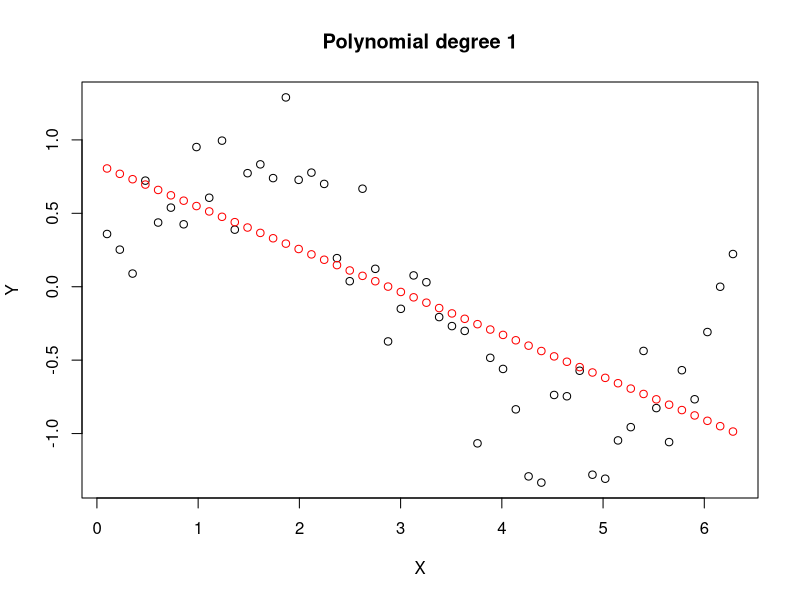
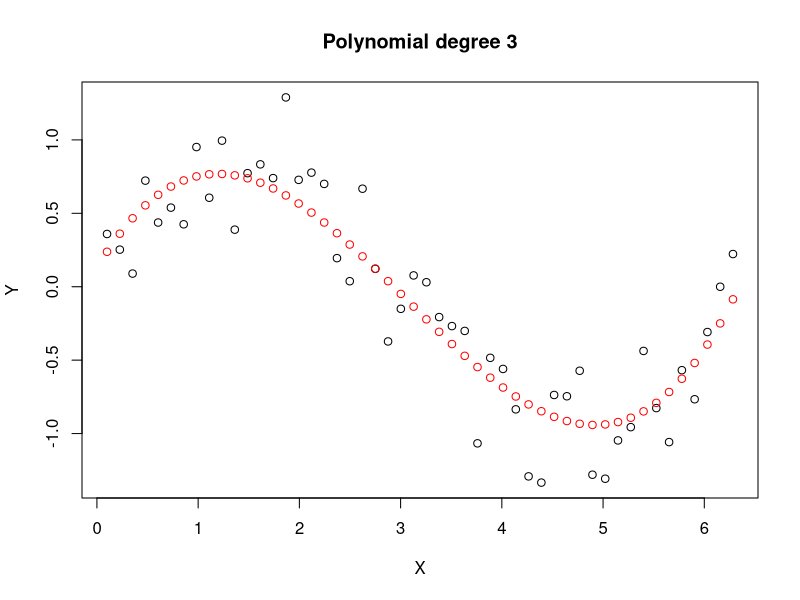
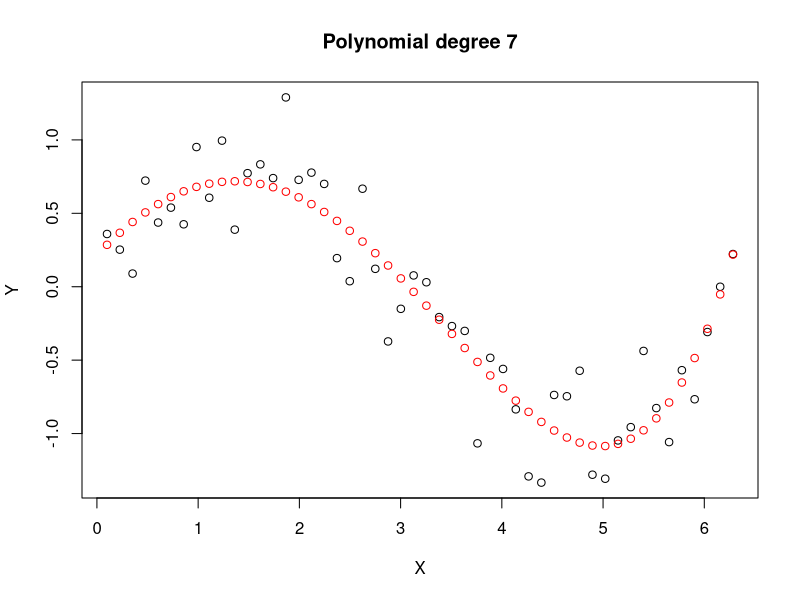
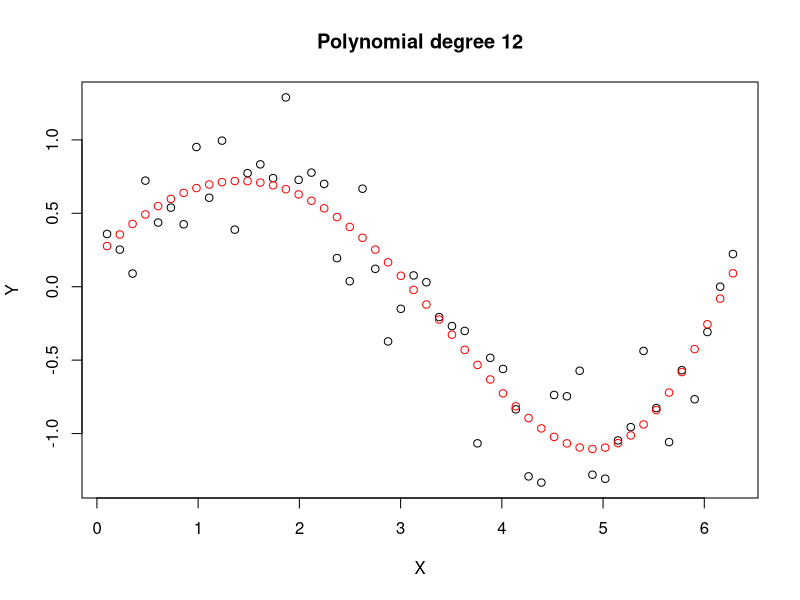

Recreate these plots in R, in order.
build_poly = function(x, degree)
{
   xx = rep(1, nrow(x))
   xx = as.matrix(xx)
   for (i in 1:degree) {
      xx = cbind(xx, x^i)
   }
   return (xx)
}

RMSE = function(ya, yp)
{
   N = nrow(ya)
   S = sum( (ya - yp)^2 )
   mse = S/N
   rmse = (2*mse)^0.5
   return(rmse)
}

standardize = function (X) 
{
   N = nrow(X)
   D = ncol(X)
   NX = X 
   for (i in 1:D) {
      mXi = mean(X[,i])
      sXi = sd(X[,i])
      if (sXi != 0) {
         NX[,i]=(X[,i] - mXi)/sXi
      }
      #else keep the column unchanged. all 1s case.
   }   
   return(NX)
}

GD = function(X, Y)
{
   step = .001 
   iter = 30000
   nv = ncol(X)
   B = rep(0, nv)
   B = as.matrix(B)
   n = ncol(Y)
   for (i in 1:iter) {
      Yh = X%*%B
      B = B - (step/n) * (t(X) %*% (Yh - Y)) 
      if (max(abs(Yh - Y)) < 10^-5) break
   }
   #return(list(B[1], B[-1]))
   return(B)
}

df = read.csv("polynomial.csv")
X = as.matrix(df$X)
Y = as.matrix(df$Y)

XX1 = build_poly(X, 1)
XX1 = standardize(XX1)
B = GD (XX1, Y)
B = as.matrix(B)
plot(X, Y, main="Polynomial degree 1")   
points(X, XX1%*%B, col="red")
rmse = RMSE(Y, XX1%*%B)
message("rmse for degree 1: ", rmse)

XX3 = build_poly(X, 3)
XX3 = standardize(XX3)
B = GD (XX3, Y)
B = as.matrix(B)
plot(X, Y, main="Polynomial degree 3")   
points(X, XX3%*%B, col="red")
rmse = RMSE(Y, XX3%*%B)
message("rmse for degree 3: ", rmse)

XX7 = build_poly(X, 7)
XX7 = standardize(XX7)
B = GD (XX7, Y)
B = as.matrix(B)
plot(X, Y, main="Polynomial degree 7")   
points(X, XX7%*%B, col="red")
rmse = RMSE(Y, XX7%*%B)
message("rmse for degree 7: ", rmse)

XX12 = build_poly(X, 12)
XX12 = standardize(XX12)
B = GD (XX12, Y)
B = as.matrix(B)
plot(X, Y, main="Polynomial degree 12")   
points(X, XX12%*%B, col="red")
rmse=RMSE(Y, XX12%*%B)
message("rmse for degree 12: ", rmse)
